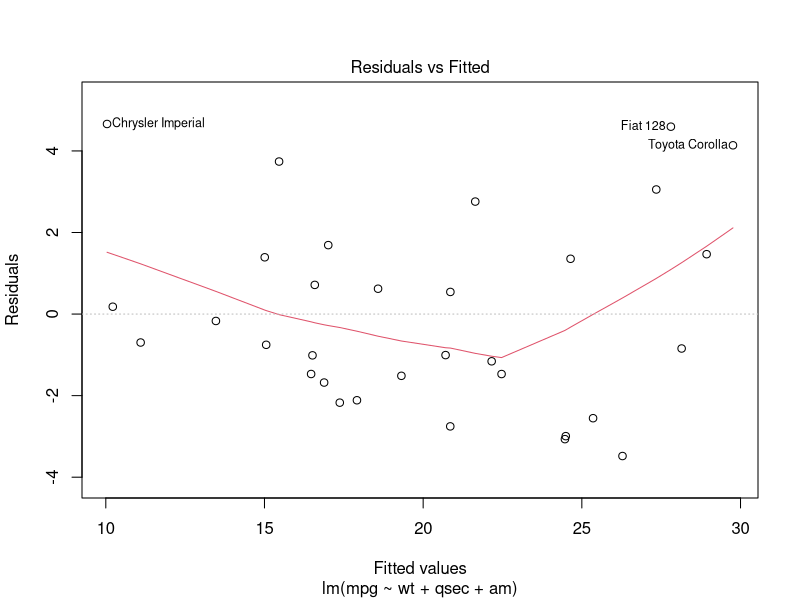
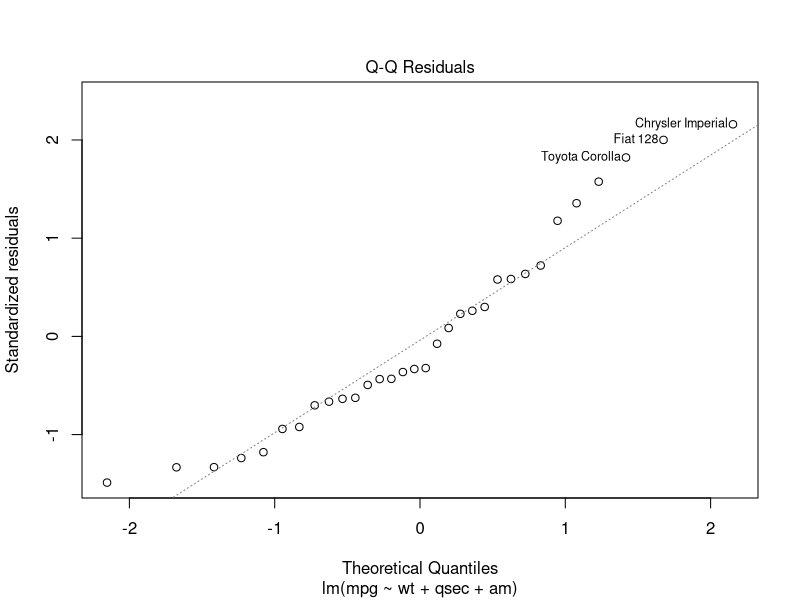
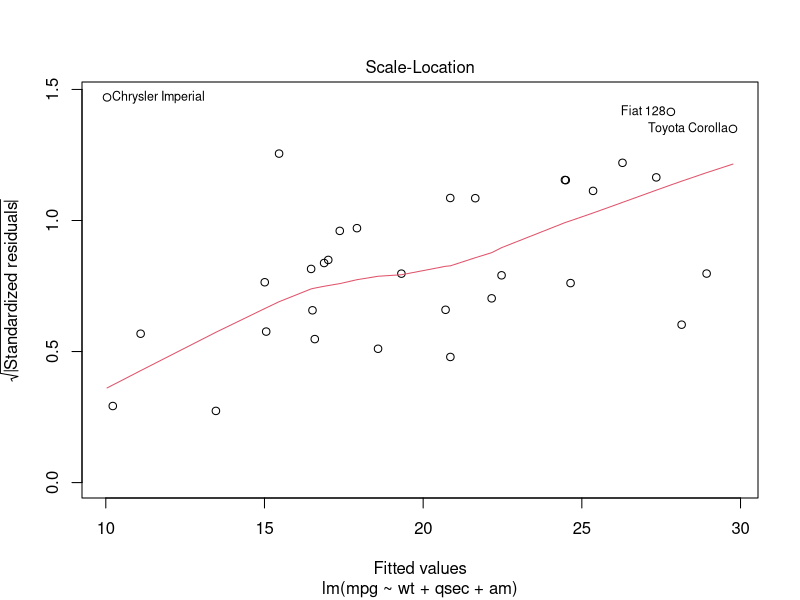
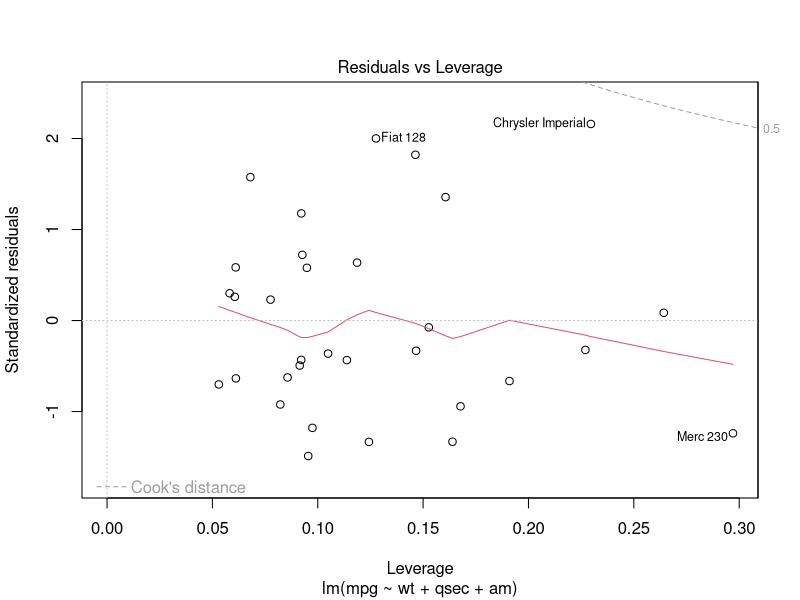

These figures' R source, in order:
# Cargar datos.
datos <- mtcars

# Ajustar modelo.
modelo <- lm(mpg ~ wt + qsec + am, data = datos)
plot(modelo)

# Reducir matriz de datos para que solo contenga los predictores
# empleados y la respuesta.
predictores <- names(coef(modelo))[-1]
datos <- datos[, c(predictores, "mpg")]

# Construir una matriz de datos con la respuesta predicha, los
# residuos y algunas estadísticas para evaluar la influencia de
# cada observación.
resultados <- data.frame(respuesta_predicha = fitted(modelo))
resultados[["residuos_estandarizados"]] <- rstandard(modelo)
resultados[["residuos_estudiantizados"]] <-rstudent(modelo)
resultados[["distancia_Cook"]] <- cooks.distance(modelo)
resultados[["dfbeta"]] <- dfbeta(modelo)
resultados[["dffit"]] <- dffits(modelo)
resultados[["apalancamiento"]] <- hatvalues(modelo)
resultados[["covratio"]] <- covratio(modelo)

cat("Identificación de valores atípicos:\n")
# Observaciones con residuos estandarizados fuera del 95% esperado.
sospechosos1 <- which(abs(
  resultados[["residuos_estandarizados"]]) > 1.96)

cat("- Residuos estandarizados fuera del 95% esperado:",
    sospechosos1, "\n")

# Observaciones con distancia de Cook mayor a uno.
sospechosos2 <- which(resultados[["cooks.distance"]] > 1)

cat("- Residuos con una distancia de Cook alta:",
    sospechosos2, "\n")

# Observaciones con apalancamiento mayor igual al doble del
# apalancamiento promedio.

apal_medio <- (ncol(datos) + 1) / nrow(datos)
sospechosos3 <- which(resultados[["apalancamiento"]] > 2 * apal_medio)

cat("- Residuos con apalancamiento fuera de rango:",
    sospechosos3, "\n")

# Observaciones con DFBeta mayor o igual a 1.
sospechosos4 <- which(apply(resultados[["dfbeta"]] >= 1, 1, any))
names(sospechosos4) <- NULL

cat("- Residuos con DFBeta >= 1:",
    sospechosos4, "\n")

# Observaciones con razón de covarianza fuera de rango.
inferior <- 1 - 3 * apal_medio
superior <- 1 + 3 * apal_medio
sospechosos5 <- which(resultados[["covratio"]] < inferior |
                        resultados[["covratio"]] > superior)

cat("- Residuos con razón de covarianza fuera de rango:",
    sospechosos5, "\n")

# Resumen de valores sospechosos.
sospechosos <- c(sospechosos1, sospechosos2, sospechosos3,
                 sospechosos4, sospechosos5)

sospechosos <- sort(unique(sospechosos))

cat("\nResumen de valores sospechosos:\n")
cat("Apalancamiento promedio:", apal_medio, "\n")

cat("Intervalo razón de covarianza: [", inferior, "; ",
    superior, "]\n\n", sep = "")

print(round(resultados[sospechosos, c("distancia_Cook", "apalancamiento",
                                      "covratio")], 3))